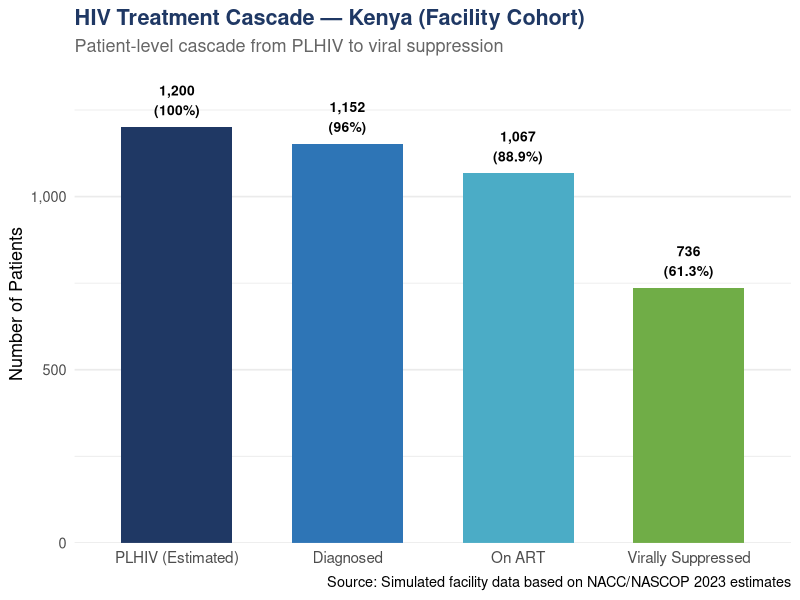
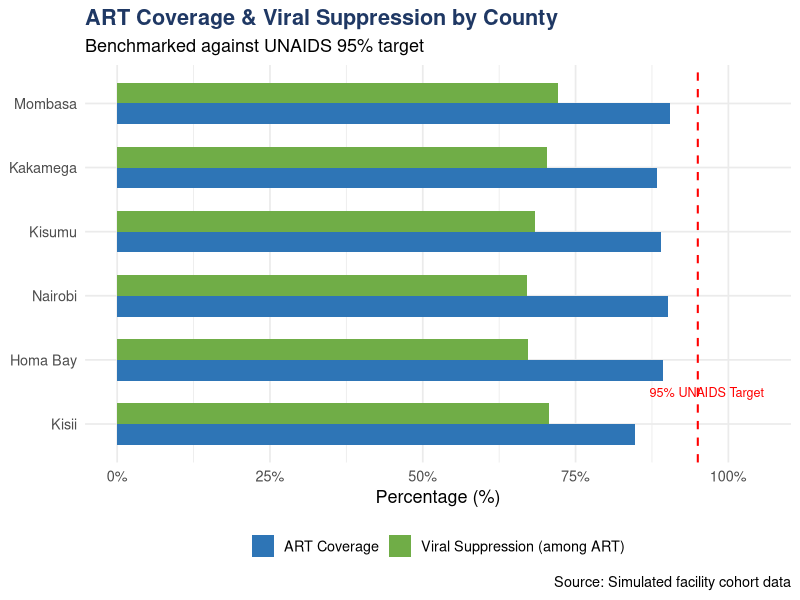
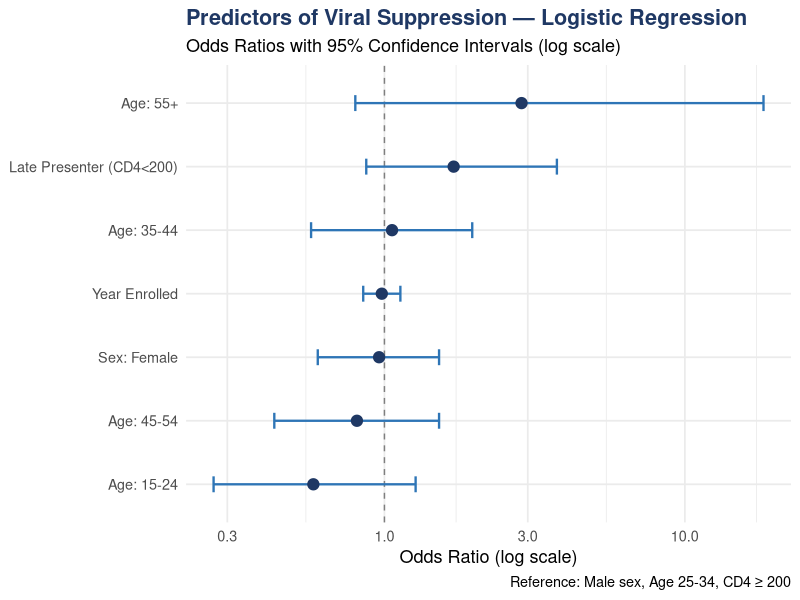

The R source for these figures, in order:
# =============================================================================
# Kenya HIV Treatment Cascade Analysis
# Author: Michael Mando | Epidemiologist & Biostatistician
# Data Source: Simulated data based on Kenya HIV Estimates (NACC/NASCOP 2023)
# Description: Analysis of the HIV treatment cascade across counties in Kenya,
#              examining gaps between PLHIV, ART coverage, and viral suppression.
# =============================================================================

# --- 1. LOAD LIBRARIES -------------------------------------------------------

library(tidyverse)
library(ggplot2)
library(scales)
library(survival)
library(broom)

set.seed(42)

# --- 2. SIMULATE DATASET (based on NACC Kenya HIV Estimates 2023) -------------

n <- 1200  # patients across 6 facilities

counties    <- c("Kisumu", "Nairobi", "Mombasa", "Kisii", "Kakamega", "Homa Bay")
facilities  <- paste0("Facility_", LETTERS[1:6])

hiv_data <- tibble(
  patient_id      = sprintf("KE-%04d", 1:n),
  county          = sample(counties, n, replace = TRUE,
                           prob = c(0.20, 0.25, 0.15, 0.15, 0.13, 0.12)),
  facility        = sample(facilities, n, replace = TRUE),
  age             = round(rnorm(n, mean = 38, sd = 11)),
  sex             = sample(c("Female", "Male"), n, replace = TRUE, prob = c(0.57, 0.43)),
  year_enrolled   = sample(2018:2023, n, replace = TRUE,
                           prob = c(0.10, 0.12, 0.15, 0.18, 0.22, 0.23)),
  on_art          = sample(c(1, 0), n, replace = TRUE, prob = c(0.86, 0.14)),
  vl_tested       = NA_real_,
  vl_suppressed   = NA_real_,
  cd4_at_entry    = round(rnorm(n, mean = 380, sd = 180)),
  transfer_out    = sample(c(0, 1), n, replace = TRUE, prob = c(0.92, 0.08)),
  ltfu            = sample(c(0, 1), n, replace = TRUE, prob = c(0.88, 0.12)),
  time_to_art_days = round(rexp(n, rate = 1/30))  # median ~30 days
) %>%
  mutate(
    age         = pmax(15, pmin(age, 75)),
    cd4_at_entry = pmax(10, cd4_at_entry),
    vl_tested   = ifelse(on_art == 1,
                         sample(c(1, 0), n, replace = TRUE, prob = c(0.78, 0.22)),
                         0),
    vl_suppressed = ifelse(vl_tested == 1,
                           sample(c(1, 0), n, replace = TRUE, prob = c(0.90, 0.10)),
                           0),
    age_group   = cut(age,
                      breaks = c(15, 25, 35, 45, 55, 75),
                      labels = c("15-24", "25-34", "35-44", "45-54", "55+"),
                      right  = FALSE),
    late_presenter = ifelse(cd4_at_entry < 200, 1, 0)
  )

cat("Dataset created:", nrow(hiv_data), "patients across", n_distinct(hiv_data$county), "counties\n")
cat("Variables:", ncol(hiv_data), "\n\n")


# --- 3. CASCADE SUMMARY -------------------------------------------------------

cascade_overall <- tibble(
  Stage = factor(
    c("PLHIV (Estimated)", "Diagnosed", "On ART", "Virally Suppressed"),
    levels = c("PLHIV (Estimated)", "Diagnosed", "On ART", "Virally Suppressed")
  ),
  Count = c(
    n,
    round(n * 0.96),
    sum(hiv_data$on_art),
    sum(hiv_data$vl_suppressed)
  )
) %>%
  mutate(
    Percent = round(Count / Count[1] * 100, 1),
    label   = paste0(comma(Count), "\n(", Percent, "%)")
  )

cat("=== HIV Treatment Cascade ===\n")
print(cascade_overall %>% select(Stage, Count, Percent))


# --- 4. COUNTY-LEVEL CASCADE --------------------------------------------------

county_cascade <- hiv_data %>%
  group_by(county) %>%
  summarise(
    total           = n(),
    on_art_n        = sum(on_art),
    vl_tested_n     = sum(vl_tested),
    vl_suppressed_n = sum(vl_suppressed),
    art_coverage    = round(on_art_n / total * 100, 1),
    vl_suppression  = round(vl_suppressed_n / on_art_n * 100, 1),
    .groups = "drop"
  ) %>%
  arrange(desc(art_coverage))

cat("\n=== County-Level ART Coverage ===\n")
print(county_cascade)


# --- 5. LOGISTIC REGRESSION: PREDICTORS OF VIRAL SUPPRESSION -----------------

model_data <- hiv_data %>%
  filter(on_art == 1, vl_tested == 1) %>%
  mutate(
    sex         = relevel(factor(sex), ref = "Male"),
    age_group   = relevel(factor(age_group), ref = "25-34"),
    county      = relevel(factor(county), ref = "Nairobi")
  )

vl_model <- glm(vl_suppressed ~ age_group + sex + late_presenter + year_enrolled,
                data   = model_data,
                family = binomial(link = "logit"))

model_results <- tidy(vl_model, exponentiate = TRUE, conf.int = TRUE) %>%
  filter(term != "(Intercept)") %>%
  mutate(
    significant = ifelse(p.value < 0.05, "*", ""),
    across(c(estimate, conf.low, conf.high), ~ round(.x, 2)),
    p.value = round(p.value, 3)
  )

cat("\n=== Logistic Regression: Predictors of Viral Suppression ===\n")
cat("Outcome: Viral suppression (VL < 1000 copies/mL)\n")
cat("N =", nrow(model_data), "patients on ART with VL result\n\n")
print(model_results %>% select(term, estimate, conf.low, conf.high, p.value, significant))


# --- 6. SURVIVAL ANALYSIS: TIME TO ART INITIATION ---------------------------

surv_data <- hiv_data %>%
  mutate(
    event      = on_art,
    time       = pmax(1, time_to_art_days),
    late_presenter = factor(late_presenter, labels = c("CD4 ≥ 200", "CD4 < 200 (Late)"))
  )

surv_obj <- Surv(time = surv_data$time, event = surv_data$event)
km_fit   <- survfit(surv_obj ~ late_presenter, data = surv_data)

km_summary <- summary(km_fit, times = c(14, 30, 60, 90))
cat("\n=== KM Survival: ART Initiation by CD4 Status ===\n")
cat("Probability of NOT yet on ART by day:\n")
print(data.frame(
  time        = km_summary$time,
  group       = km_summary$strata,
  survival    = round(km_summary$surv, 3),
  n_at_risk   = km_summary$n.risk
))


# --- 7. VISUALIZATIONS --------------------------------------------------------

dir.create("plots", showWarnings = FALSE)

## Plot 1: Cascade waterfall chart
p1 <- ggplot(cascade_overall, aes(x = Stage, y = Count, fill = Stage)) +
  geom_col(width = 0.65, show.legend = FALSE) +
  geom_text(aes(label = label), vjust = -0.4, size = 3.5, fontface = "bold") +
  scale_fill_manual(values = c("#1F3864", "#2E75B6", "#4BACC6", "#70AD47")) +
  scale_y_continuous(labels = comma, expand = expansion(mult = c(0, 0.15))) +
  labs(
    title    = "HIV Treatment Cascade — Kenya (Facility Cohort)",
    subtitle = "Patient-level cascade from PLHIV to viral suppression",
    x        = NULL,
    y        = "Number of Patients",
    caption  = "Source: Simulated facility data based on NACC/NASCOP 2023 estimates"
  ) +
  theme_minimal(base_size = 13) +
  theme(
    plot.title    = element_text(face = "bold", color = "#1F3864"),
    plot.subtitle = element_text(color = "#666666"),
    axis.text.x   = element_text(size = 11),
    panel.grid.major.x = element_blank()
  )

ggsave("plots/01_hiv_cascade.png", p1, width = 9, height = 6, dpi = 150)
cat("\nPlot saved: plots/01_hiv_cascade.png\n")


## Plot 2: County ART coverage
p2 <- county_cascade %>%
  pivot_longer(c(art_coverage, vl_suppression),
               names_to = "Indicator", values_to = "Percent") %>%
  mutate(Indicator = recode(Indicator,
    art_coverage   = "ART Coverage",
    vl_suppression = "Viral Suppression (among ART)"
  )) %>%
  ggplot(aes(x = reorder(county, Percent), y = Percent, fill = Indicator)) +
  geom_col(position = "dodge", width = 0.65) +
  geom_hline(yintercept = 95, linetype = "dashed", color = "red", linewidth = 0.7) +
  annotate("text", x = 1.5, y = 96.5, label = "95% UNAIDS Target",
           color = "red", size = 3.2) +
  coord_flip() +
  scale_fill_manual(values = c("#2E75B6", "#70AD47")) +
  scale_y_continuous(limits = c(0, 105), labels = function(x) paste0(x, "%")) +
  labs(
    title    = "ART Coverage & Viral Suppression by County",
    subtitle = "Benchmarked against UNAIDS 95% target",
    x        = NULL, y = "Percentage (%)", fill = NULL,
    caption  = "Source: Simulated facility cohort data"
  ) +
  theme_minimal(base_size = 13) +
  theme(
    plot.title  = element_text(face = "bold", color = "#1F3864"),
    legend.position = "bottom"
  )

ggsave("plots/02_county_cascade.png", p2, width = 9, height = 6, dpi = 150)
cat("Plot saved: plots/02_county_cascade.png\n")


## Plot 3: Forest plot — OR for viral suppression
p3 <- model_results %>%
  mutate(term = str_replace_all(term, c(
    "age_group" = "Age: ",
    "sexFemale" = "Sex: Female",
    "late_presenter" = "Late Presenter (CD4<200)",
    "year_enrolled" = "Year Enrolled"
  ))) %>%
  ggplot(aes(x = estimate, y = reorder(term, estimate))) +
  geom_vline(xintercept = 1, linetype = "dashed", color = "gray50") +
  geom_errorbarh(aes(xmin = conf.low, xmax = conf.high),
                 height = 0.25, color = "#2E75B6", linewidth = 0.8) +
  geom_point(size = 3.5, color = "#1F3864") +
  scale_x_log10() +
  labs(
    title    = "Predictors of Viral Suppression — Logistic Regression",
    subtitle = "Odds Ratios with 95% Confidence Intervals (log scale)",
    x        = "Odds Ratio (log scale)", y = NULL,
    caption  = "Reference: Male sex, Age 25-34, CD4 ≥ 200"
  ) +
  theme_minimal(base_size = 13) +
  theme(plot.title = element_text(face = "bold", color = "#1F3864"))

ggsave("plots/03_forest_plot.png", p3, width = 9, height = 6, dpi = 150)
cat("Plot saved: plots/03_forest_plot.png\n")

cat("\n✓ Analysis complete. All outputs saved to /plots\n")
